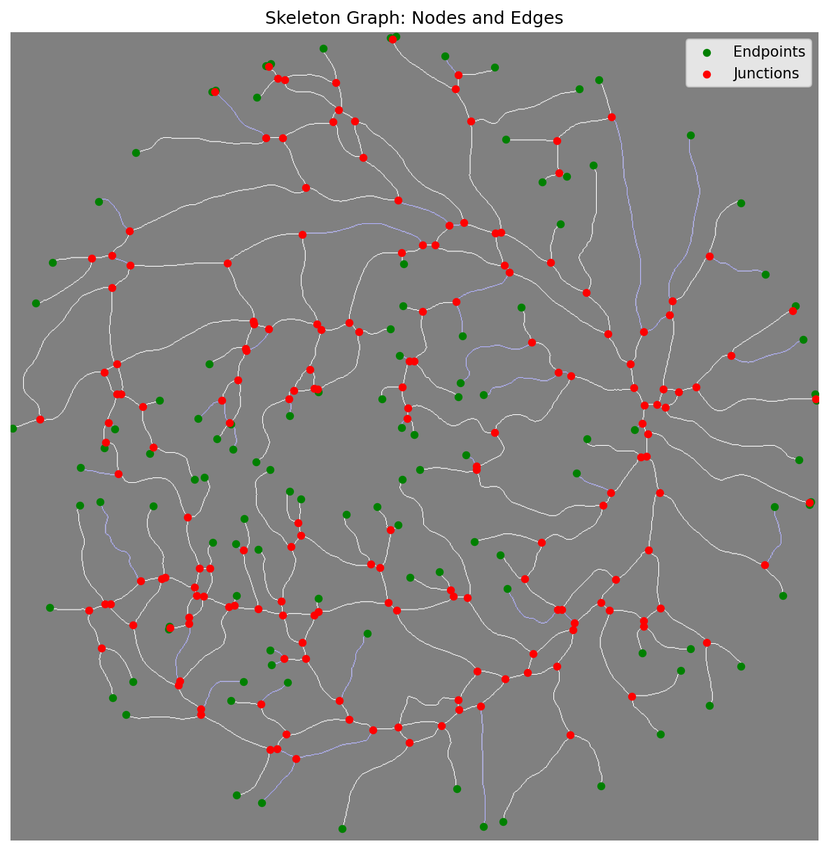
#> input picture graph_output/graph_overlay.png, 829 x 851 px, shrunk from 1185 x 1216 before the run
$ python skeleton_to_graph.py --image ../graph_output/graph_overlay.png --outdir out
#> lines starting #> are read from the running program, lines starting #| are printed output that depends on the picture; after the words box and inside, x2 and y2 are one past the last pixel; in counts of white or black regions, pixels touching at a corner belong together
'''
Convert a 1-pixel-wide skeleton image to a graph representation with adjacency matrices.

Pipeline:
1) Load skeleton image and binarize (True = vessel).
2) Detect nodes:
   - endpoints: skeleton pixels with exactly 1 neighbor (8-connectivity)
   - junctions: skeleton pixels with >= 3 neighbors (8-connectivity)
   - compress junction clusters using connected components; use centroid as node location
3) Trace edges between nodes:
   - For each node, walk along skeleton to find neighboring nodes
   - Record pixel path for each segment
   - Prevent duplicate edges
4) Compute edge attributes:
   - path_length: number of steps (or sum of Euclidean distances)
   - euclidean: straight-line distance between node coordinates
   - tortuosity: path_length / max(euclidean, eps)
   - weight: tortuosity (or path_length, configurable)
5) Output:
   - Adjacency matrix (NxN unweighted 0/1)
   - Weighted adjacency matrix (NxN with edge weights)
   - Node list CSV (id, x, y, type)
   - Edge list CSV (u, v, path_length, euclidean, tortuosity, weight)
6) Quality control:
   - Print node/edge/component counts
   - Optionally plot overlay on skeleton

Usage:
    python src/skeleton_to_graph.py --image path/to/skeleton.png --outdir out_dir --weight tortuosity
    python src/skeleton_to_graph.py --image outputs/skeleton.png --outdir graph_out --weight path_length --plot
'''

import argparse
import os
import numpy as np
from scipy import ndimage
from skimage import io, img_as_bool
import csv


def load_skeleton(image_path):
    '''
    Load skeleton image and binarize.

    Args:
        image_path: Path to skeleton PNG (white on black).

    Returns:
        Boolean array where True = skeleton pixel.
    '''
#> called with image_path = '../graph_output/graph_overlay.png'
    img = io.imread(image_path)
#> img is the input picture: shape (851, 829, 4); mean R, G, B, A 139.7, 137.5, 136.8, 255
    # Handle grayscale or RGB
    if img.ndim == 3:
        img = np.mean(img, axis=2)
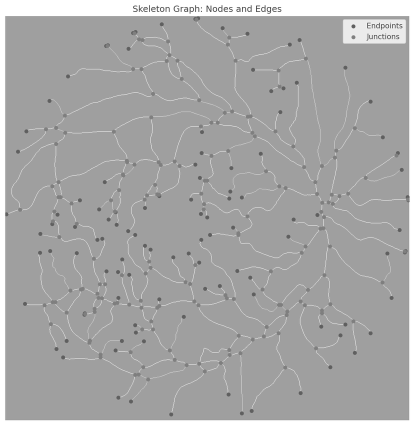
#> img: shape (851, 829) float64 (shown at 1/2 size); min 63.75, max 255, mean 167.2
    # Normalize to [0, 1] if needed
    if img.dtype != bool:
        img = img.astype(float) / 255.0
    skeleton = img > 0.5
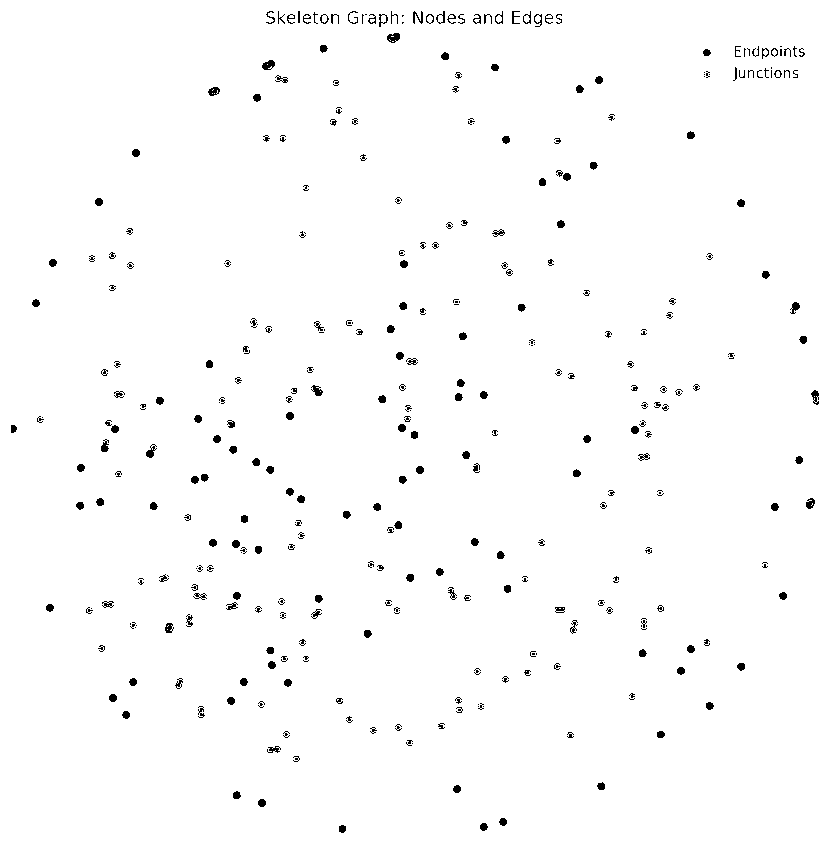
#> skeleton: shape (851, 829) bool; 98.5% white; 370 black regions (108 under 20 px), largest, box (x1, y1, x2, y2) and area: (387, 33, 400, 43) 91, (262, 60, 275, 70) 89, (311, 385, 323, 396) 74
    return skeleton


def get_8neighbors(y, x, shape):
    '''
    Get 8-connected neighbor coordinates (y, x) for position (y, x).

    Args:
        y, x: row and column indices
        shape: (height, width) of array

    Returns:
        List of (y, x) tuples for valid neighbors.
    '''
    height, width = shape
    neighbors = []
    for dy in [-1, 0, 1]:
        for dx in [-1, 0, 1]:
            if dy == 0 and dx == 0:
                continue
            ny, nx = y + dy, x + dx
            if 0 <= ny < height and 0 <= nx < width:
                neighbors.append((ny, nx))
    return neighbors


def count_skeleton_neighbors(skeleton, y, x):
    '''
    Count how many 8-connected neighbors are skeleton pixels.

    Args:
        skeleton: Boolean array
        y, x: Position to check

    Returns:
        Number of skeleton neighbors (0-8).
    '''
    neighbors = get_8neighbors(y, x, skeleton.shape)
    count = sum(1 for ny, nx in neighbors if skeleton[ny, nx])
    return count


def detect_node_pixels(skeleton):
    '''
    Detect node pixels: endpoints (1 neighbor) and junctions (>= 3 neighbors).

    Args:
        skeleton: Boolean array

    Returns:
        Dictionary with keys 'endpoints' and 'junctions', each a set of (y, x) tuples.
    '''
    endpoints = set()
    junctions = set()

    ys, xs = np.where(skeleton)
    for y, x in zip(ys, xs):
        count = count_skeleton_neighbors(skeleton, y, x)
        if count == 1:
            endpoints.add((y, x))
        elif count >= 3:
            junctions.add((y, x))
#> this loop made 694960 passes
#> count on passes 1 to 3: 3, 5, 5
#> after the loop, endpoints = 64 items; junctions = 694507 items
#> (the rest of the program and of its run is left out)
